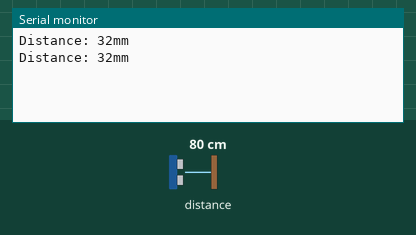
A sketch run on a simulated Arduino Uno, built with avr-gcc and run on an emulated ATmega328P. On the bench: the last lines printed to the serial monitor. The inputs (shaded band) are chosen by the test bench; at power-on: distance to the obstacle 80 cm.

Above: at 2.2 s.
2.3 s: distance to the obstacle set to 2 cm
At 3.0 s:
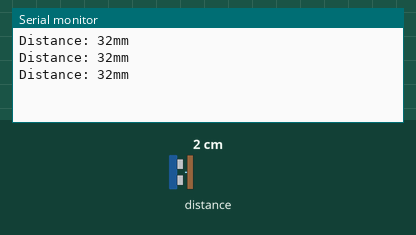
3.8 s: distance to the obstacle set to 4 cm
At 3.8 s:
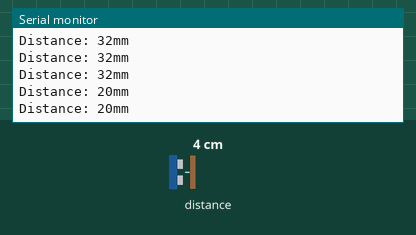
Timing chart, 0 to 6.8 s (numbered marks = the images above; inputs shaded):
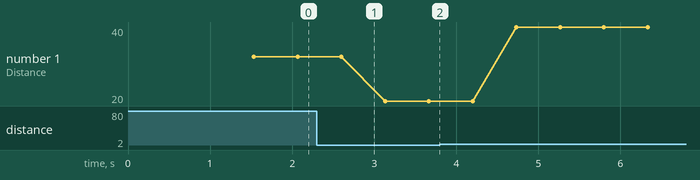

Measured:
- plotted number 1: 32 → 20 after the input at 2.3 s, 20 → 40 after the input at 3.8 s

The sketch:

Vl53.ino
```cpp
#include <Wire.h>
#include <VL53L0X.h>

VL53L0X sensor;
const uint8_t maximumDistance = 800;///mm in mm , 800mm=80cm
const uint8_t type = 1;// 1=mm , 2= cm; 3=inch (1 mm = 0.03937 inch)
char *unit[]={"mm","cm","in"};// variable for unit, mm, cm or in

float distanceCm, distanceIn;

uint8_t distance;

void printOnSerial();

void setup() {
  // put your setup code here, to run once:
  Wire.begin();        // join i2c bus (address optional for master)
  Serial.println("VLX53LOX test started.");
  Serial.begin(9600);


  sensor.init();
  sensor.setTimeout(500);
  sensor.startContinuous();
delay(1000);
}

void loop() {

 distance =sensor.readRangeContinuousMillimeters();
  if(type==3){
    distanceIn =(float) (distance*0.03937);//convert distance to inch
  }else if(type==2){
    distanceCm =(float) (distance/10.0);//convert distanc to cm
  }

  delay(500);
  printOnSerial();
}


void printOnSerial()
{
      Serial.print("Distance: ");
        if(type==3){
           Serial.print(distanceIn);
        }else if(type==2){
           Serial.print(distanceCm);
        }else{

           Serial.print(distance);
        }
      Serial.print(unit[type-1]);
      Serial.println();
}
```
